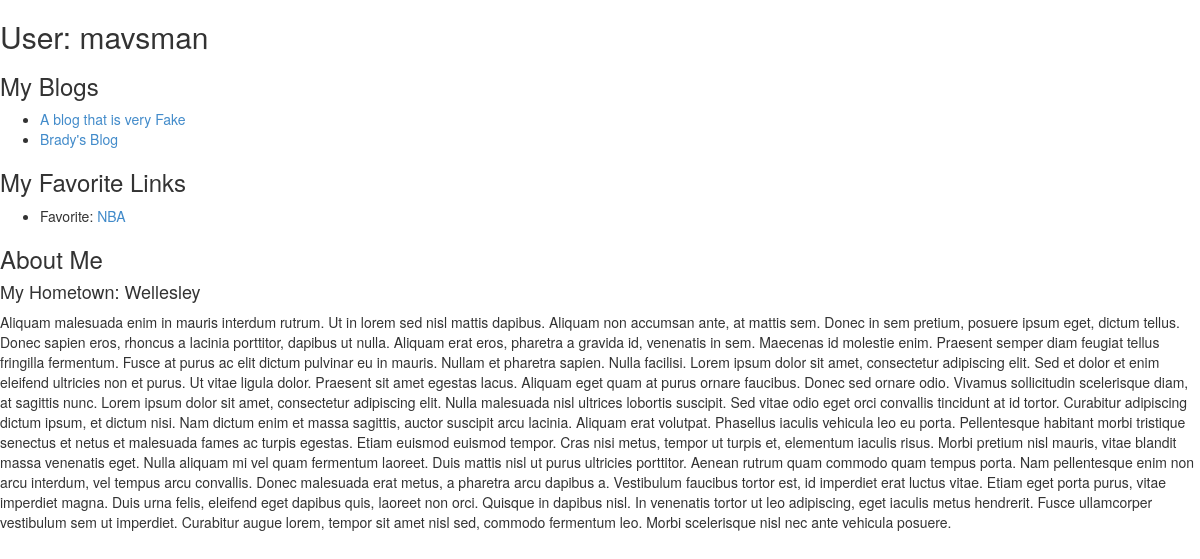
The page /dblog/mavsman/ on the database as committed earlier.
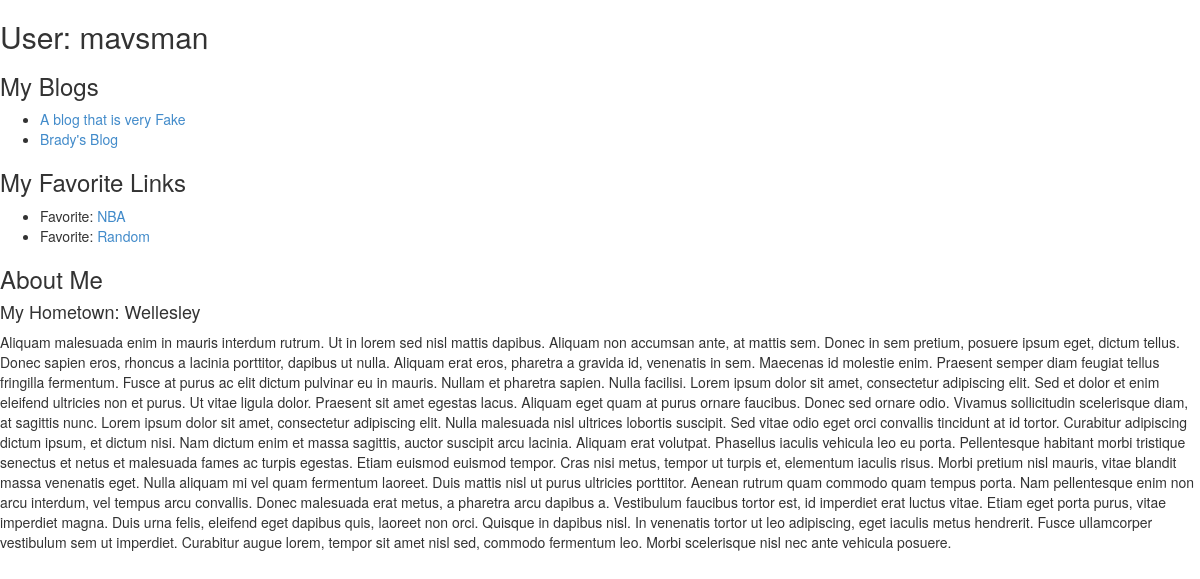
The same page on the database as committed later.
### dblog/models.py (models this page shows, shortened)
class Author(models.Model):
	authorID = models.CharField(max_length=50)
	lastName = models.CharField(max_length=50)
	firstName = models.CharField(max_length=50)

class Blog(models.Model):
	blogID = models.CharField(max_length=50)
	authorID = models.ForeignKey(Author, related_name='author_blog')
	title = models.CharField(max_length=120)
	subtitle = models.CharField(max_length=120, null=True, blank=True)
	editor = models.ForeignKey(Author, null=True, blank=True, related_name='author_blog_editor')

class FavoriteLink(models.Model):
	authorID = models.ForeignKey(Author, related_name='author_favoriteLink')
	title = models.CharField(max_length=256)
	description = models.TextField(null=True, blank=True)
	URL = models.CharField(max_length=256)

class Bio(models.Model):
	authorID = models.ForeignKey(Author, related_name='author_bio')
	title = models.CharField(max_length=256, null=True, blank=True)
	subtitle = models.CharField(max_length=256, null=True, blank=True)
	body = models.TextField()
	hometown = models.CharField(max_length=50)
	hobbies = models.TextField()

### dblog/views.py (the view)
# urls.py: url(r'^(?P<author_ID>\w+)/$', views.detail, name='detail'),
def detail(request, author_ID):
	author = get_object_or_404(Author, authorID__exact=author_ID)
	blog_list = Blog.objects.order_by('title')
	link_list = FavoriteLink.objects.order_by('authorID')
	bio_list = Bio.objects.order_by('authorID')
	return render(request, 'dblog/detail.html', {'author': author, 'blog_list': blog_list, 'link_list': link_list, 'bio_list': bio_list})

### dblog/templates/dblog/detail.html
{% load staticfiles %}
<link rel="stylesheet" type="text/css" href="{% static 'dblog/style.css' %}"/>
<link rel="stylesheet" type="text/css" href="{% static 'dblog/bootstrap.min.css' %}"/>
<h2>User: {{ author.authorID }}</h2>
<h3>My Blogs</h3>
<ul>
{% for blog in blog_list %}
	{% if blog.authorID == author %}
    <li><a href="{{ blog.blogID }}">{{ blog.title }}</a></li>
	{% endif %}
{% endfor %}
</ul>
<h3>My Favorite Links</h3>
<ul>
{% for favoritelink in link_list %}
	{% if favoritelink.authorID == author %}
    <li> Favorite: <a href="{{ favoritelink.URL }}">{{ favoritelink.title }}</a></li>
	{% endif %}
{% endfor %}
</ul>
<h3>About Me</h3>
{% for bio in bio_list %}
	{% if bio.authorID == author %}
    	<h4>
    		My Hometown: {{ bio.hometown}}
    	</h4>
    	<p>
    		{{ bio.body }}
    	</p>
	{% endif %}
{% endfor %}

Rows that differ between the two databases and show on the page:
added FavoriteLink: title "Random"
